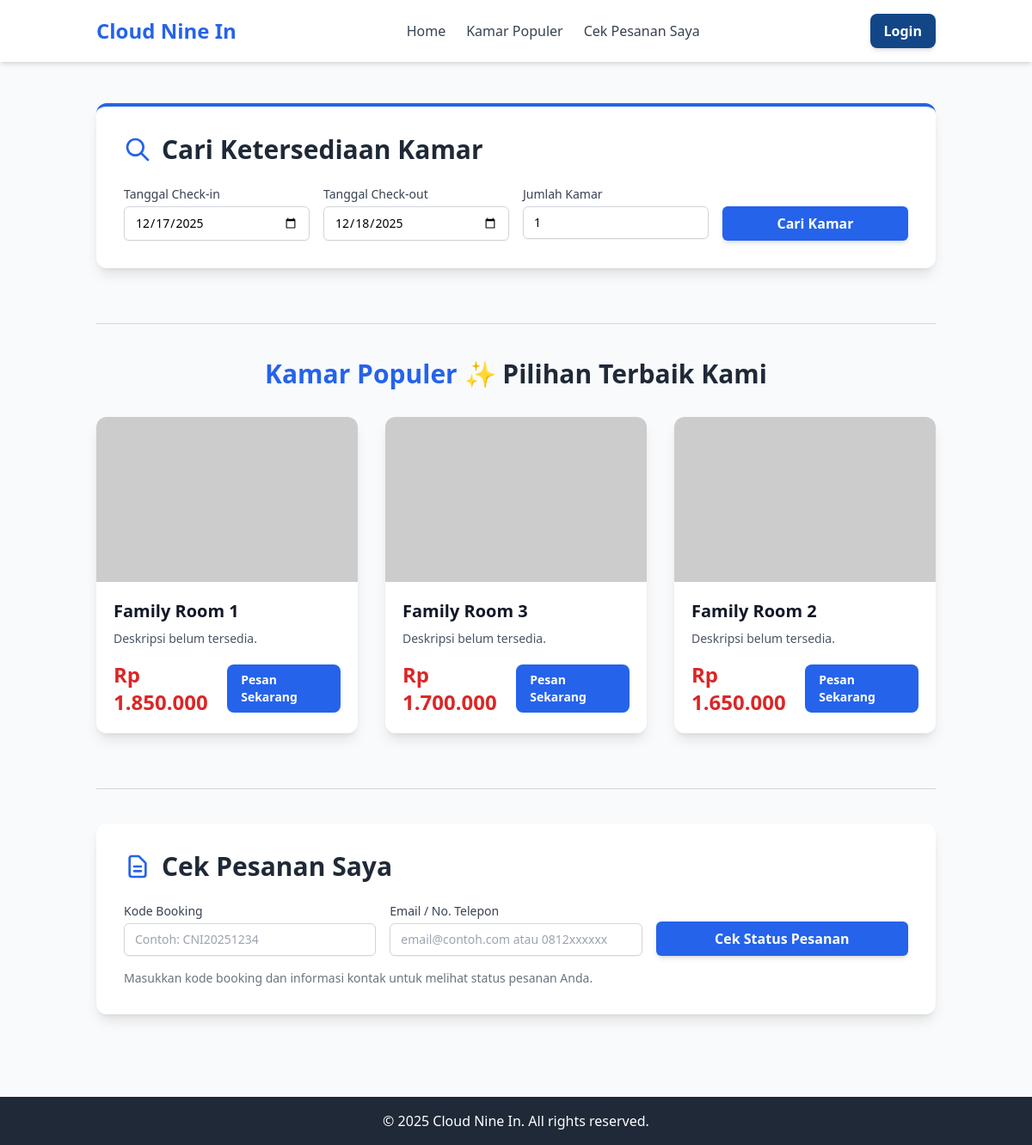
/guest/index.php, run on the app's committed database.
### tables this page shows
CREATE TABLE `tipe_kamar` (
  `id_tipe_kamar` int(11) NOT NULL,
  `nama_tipe` varchar(50) NOT NULL,
  `harga_per_malam` decimal(10,2) NOT NULL,
  `kapasitas` int(11) NOT NULL DEFAULT 2,
  `deskripsi` text DEFAULT NULL,
  `foto` varchar(255) DEFAULT NULL,
  `kategori_hunian` enum('Single','Double','Family','Connecting Room') DEFAULT NULL,
  `tingkat_fasilitas` varchar(50) DEFAULT NULL,
  `jenis_tempat_tidur` varchar(50) DEFAULT NULL,
  `luas_kamar` int(11) DEFAULT NULL,
  `add_on` varchar(225) DEFAULT NULL
);

### guest/index.php (the view, shortened to what this page needs)
<?php
require '../koneksi.php';
function formatRupiah($angka) {
    return 'Rp ' . number_format($angka, 0, ',', '.');
}
$query_populer = "SELECT id_tipe_kamar, nama_tipe, deskripsi, harga_per_malam FROM tipe_kamar ORDER BY harga_per_malam DESC LIMIT 3";
$result_populer = $conn->query($query_populer);
$kamar_populer = $result_populer->fetch_all(MYSQLI_ASSOC);
?>
<!DOCTYPE html>
<html lang="en">
<head>
    <script src="https://cdn.tailwindcss.com"></script>
</head>
<body class="bg-gray-50">
    <nav class="bg-white shadow-md sticky top-0 z-50">
        <div class="container mx-auto px-6 py-4 flex justify-between items-center">
            <a href="index.php" class="text-2xl font-bold text-blue-600">Cloud Nine In</a>
            <ul class="flex space-x-6 items-center">
                <li><a href="index.php" class="text-gray-700 hover:text-blue-600 font-medium">Home</a></li>
                <li><a href="#populer" class="text-gray-700 hover:text-blue-600 font-medium">Kamar Populer</a></li>
                <li><a href="#cek-pesanan" class="text-gray-700 hover:text-blue-600 font-medium">Cek Pesanan Saya</a></li>
            </ul>
            <?php
            if (isset($_SESSION['loggedin'])):
            ?>
                <a href="../logout.php"
                    class="bg-red-600 hover:bg-red-700 text-white font-bold py-2 px-4 rounded-lg transition duration-300 flex items-center shadow-md">
                    <svg class="w-5 h-5 mr-1" fill="none" stroke="currentColor" viewBox="0 0 24 24" xmlns="http://www.w3.org/2000/svg"><path stroke-linecap="round" stroke-linejoin="round" stroke-width="2" d="M17 16l4-4m0 0l-4-4m4 4H7m6 4v1a3 3 0 01-3 3H6a3 3 0 01-3-3V7a3 3 0 013-3h4a3 3 0 013 3v1"></path></svg>
                    Logout
                </a>
            <?php else: ?>
                <a href="../login.php"
                    class="bg-[#134686] hover:bg-[#27548A] text-white font-bold py-2 px-4 rounded-lg transition duration-300 shadow-md">
                    Login
                </a>
            <?php endif; ?>
        </div>
    </nav>
    <main class="container mx-auto px-6 py-12">
        <section class="mb-16 p-8 bg-white rounded-xl shadow-lg border-t-4 border-blue-600">
            <h2 class="text-3xl font-extrabold text-gray-800 mb-6 flex items-center">
                <svg class="w-8 h-8 mr-3 text-blue-600" fill="none" stroke="currentColor" viewBox="0 0 24 24" xmlns="http://www.w3.org/2000/svg"><path stroke-linecap="round" stroke-linejoin="round" stroke-width="2" d="M21 21l-6-6m2-5a7 7 0 11-14 0 7 7 0 0114 0z"></path></svg>
                Cari Ketersediaan Kamar
            </h2>
            <form action="hasil_pencarian.php" method="GET" class="grid grid-cols-1 md:grid-cols-4 gap-4">
                <div>
                    <label for="check_in" class="block text-sm font-medium text-gray-700 mb-1">Tanggal Check-in</label>
                    <input type="date" id="check_in" name="check_in" value="<?php echo date('Y-m-d'); ?>" required
                        class="mt-1 block w-full px-3 py-2 border border-gray-300 rounded-md shadow-sm focus:outline-none focus:ring-blue-500 focus:border-blue-500 sm:text-sm">
                </div>
                <div>
                    <label for="check_out" class="block text-sm font-medium text-gray-700 mb-1">Tanggal Check-out</label>
                    <input type="date" id="check_out" name="check_out" value="<?php echo date('Y-m-d', strtotime('+1 day')); ?>" required
                        class="mt-1 block w-full px-3 py-2 border border-gray-300 rounded-md shadow-sm focus:outline-none focus:ring-blue-500 focus:border-blue-500 sm:text-sm">
                </div>
                <div>
                    <label for="jumlah_kamar" class="block text-sm font-medium text-gray-700 mb-1">Jumlah Kamar</label>
                    <input type="number" id="jumlah_kamar" name="jumlah_kamar" min="1" value="1" required
                        class="mt-1 block w-full px-3 py-2 border border-gray-300 rounded-md shadow-sm focus:outline-none focus:ring-blue-500 focus:border-blue-500 sm:text-sm">
                </div>
                <div class="flex items-end">
                    <button type="submit"
                        class="w-full bg-blue-600 hover:bg-blue-700 text-white font-semibold py-2 px-4 rounded-md shadow-md transition duration-300">
                        Cari Kamar
                    </button>
                </div>
            </form>
        </section>
        <hr class="border-gray-300 my-10">
        <section id="populer" class="mb-16">
            <h2 class="text-3xl font-extrabold text-gray-800 mb-8 text-center">
                <span class="text-blue-600">Kamar Populer</span> ✨ Pilihan Terbaik Kami
            </h2>
            <div class="grid grid-cols-1 md:grid-cols-3 gap-8">
                <?php if (!empty($kamar_populer)): ?>
                    <?php foreach ($kamar_populer as $kamar): ?>
                        <div class="bg-white rounded-xl shadow-lg overflow-hidden card-room transition duration-300">
                            <img src="https://via.placeholder.com/600x400/38bdf8/ffffff?text=<?php echo urlencode($kamar['nama_tipe']); ?>" alt="<?php echo htmlspecialchars($kamar['nama_tipe']); ?>" class="w-full h-48 object-cover">
                            <div class="p-5">
                                <h3 class="text-xl font-bold text-gray-900 mb-2"><?php echo htmlspecialchars($kamar['nama_tipe']); ?></h3>
                                <p class="text-sm text-gray-600 mb-4"><?php echo htmlspecialchars($kamar['deskripsi_singkat'] ?? 'Deskripsi belum tersedia.'); ?></p>
                                <div class="flex justify-between items-center">
                                    <span class="text-2xl font-bold text-red-600"><?php echo formatRupiah($kamar['harga_per_malam']); ?></span>
                                    <a href="pemesanan.php?tipe_id=<?php echo $kamar['id_tipe_kamar']; ?>&checkin=<?php echo date('Y-m-d'); ?>&checkout=<?php echo date('Y-m-d', strtotime('+1 day')); ?>&jml=1"
                                       class="bg-blue-600 hover:bg-blue-700 text-white font-semibold py-2 px-4 rounded-lg text-sm transition duration-300">
                                       Pesan Sekarang
                                    </a>
                                </div>
                            </div>
                        </div>
                    <?php endforeach; ?>
                <?php else: ?>
                    <div class="md:col-span-3 text-center p-6 bg-yellow-100 text-yellow-800 rounded-lg">
                        Tidak ada data kamar populer yang ditemukan di database.
                    </div>
                <?php endif; ?>
            </div>
        </section>
        <hr class="border-gray-300 my-10">
        <section id="cek-pesanan" class="p-8 bg-white rounded-xl shadow-lg">
            <h2 class="text-3xl font-extrabold text-gray-800 mb-6 flex items-center">
                Cek Pesanan Saya
            </h2>
            <form action="cek_pesanan_detail.php" method="GET" class="grid grid-cols-1 md:grid-cols-3 gap-4 items-end">
                <div class="md:col-span-1">
                    <label for="kode_booking" class="block text-sm font-medium text-gray-700 mb-1">Kode Booking</label>
                    <input type="text" id="kode_booking" name="kode" required placeholder="Contoh: CNI20251234"
                        class="mt-1 block w-full px-3 py-2 border border-gray-300 rounded-md shadow-sm focus:outline-none focus:ring-blue-500 focus:border-blue-500 sm:text-sm">
                </div>
                <div class="md:col-span-1">
                    <label for="kontak_pesanan" class="block text-sm font-medium text-gray-700 mb-1">Email / No. Telepon</label>
                    <input type="text" id="kontak_pesanan" name="kontak" required placeholder="email@contoh.com atau 0812xxxxxx"
                        class="mt-1 block w-full px-3 py-2 border border-gray-300 rounded-md shadow-sm focus:outline-none focus:ring-blue-500 focus:border-blue-500 sm:text-sm">
                </div>
                <div class="md:col-span-1">
                    <button type="submit"
                        class="w-full bg-blue-600 hover:bg-blue-700 text-white font-semibold py-2 px-4 rounded-md shadow-md transition duration-300">
                        Cek Status Pesanan
                    </button>
                </div>
            </form>
            <p class="mt-4 text-sm text-gray-500">Masukkan kode booking dan informasi kontak untuk melihat status pesanan Anda.</p>
        </section>
    </main>
    <footer class="bg-gray-800 text-white mt-12">
        <div class="container mx-auto px-6 py-4 text-center">
            <p>&copy; 2025 Cloud Nine In. All rights reserved.</p>
        </div>
    </footer>
</body>
</html>

### data on the page
tipe_kamar: nama_tipe "Family Room 1", deskripsi_singkat "Deskripsi belum tersedia.", harga_per_malam "Rp 1.850.000"
tipe_kamar: nama_tipe "Family Room 3", deskripsi_singkat "Deskripsi belum tersedia.", harga_per_malam "Rp 1.700.000"
tipe_kamar: nama_tipe "Family Room 2", deskripsi_singkat "Deskripsi belum tersedia.", harga_per_malam "Rp 1.650.000"
